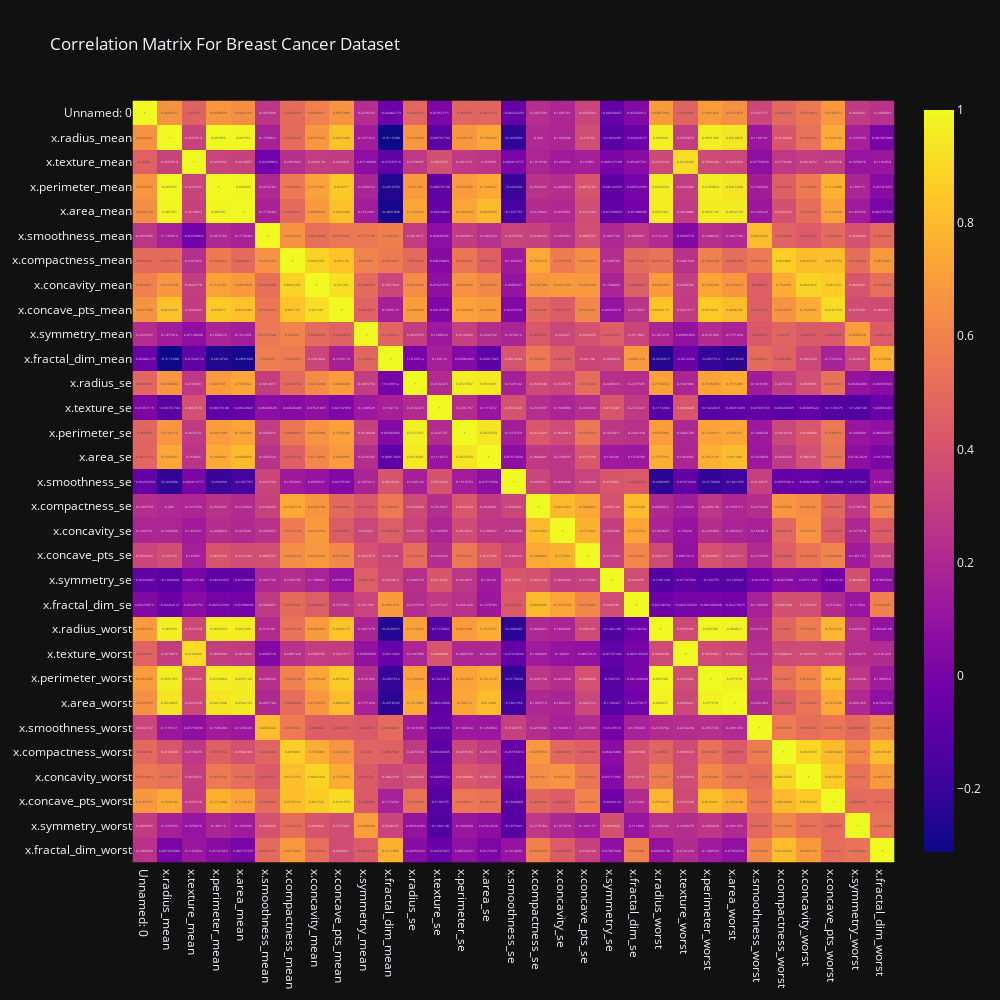

Write notebook code for a chart like this one.
### Code cell
fig = px.imshow(df.drop("y", axis=1).corr(), width=1000, height=1000, text_auto=True, title="Correlation Matrix For Breast Cancer Dataset")
fig.show()
fig.show("svg")

### Figure 1 — Plotly figure (JSON) as saved in the notebook; plotly's stock layout.template omitted (floating-point values rounded to 4 significant figures; data arrays with more than 128 entries replaced by an {"elided": "..."} marker saying what was removed)
{"data": [{"coloraxis": "coloraxis", "name": "0", "texttemplate": "%{z}", "x": ["Unnamed: 0", "x.radius_mean", "x.texture_mean", "x.perimeter_mean", "x.area_mean", "x.smoothness_mean", "x.compactness_mean", "x.concavity_mean", "x.concave_pts_mean", "x.symmetry_mean", "x.fractal_dim_mean", "x.radius_se", "x.texture_se", "x.perimeter_se", "x.area_se", "x.smoothness_se", "x.compactness_se", "x.concavity_se", "x.concave_pts_se", "x.symmetry_se", "x.fractal_dim_se", "x.radius_worst", "x.texture_worst", "x.perimeter_worst", "x.area_worst", "x.smoothness_worst", "x.compactness_worst", "x.concavity_worst", "x.concave_pts_worst", "x.symmetry_worst", "x.fractal_dim_worst"], "y": ["Unnamed: 0", "x.radius_mean", "x.texture_mean", "x.perimeter_mean", "x.area_mean", "x.smoothness_mean", "x.compactness_mean", "x.concavity_mean", "x.concave_pts_mean", "x.symmetry_mean", "x.fractal_dim_mean", "x.radius_se", "x.texture_se", "x.perimeter_se", "x.area_se", "x.smoothness_se", "x.compactness_se", "x.concavity_se", "x.concave_pts_se", "x.symmetry_se", "x.fractal_dim_se", "x.radius_worst", "x.texture_worst", "x.perimeter_worst", "x.area_worst", "x.smoothness_worst", "x.compactness_worst", "x.concavity_worst", "x.concave_pts_worst", "x.symmetry_worst", "x.fractal_dim_worst"], "z": {"elided": "31x31 float values"}, "type": "heatmap", "xaxis": "x", "yaxis": "y", "hovertemplate": "x: %{x}<br>y: %{y}<br>color: %{z}<extra></extra>"}], "layout": {"xaxis": {"anchor": "y", "domain": [0.0, 1.0], "scaleanchor": "y", "constrain": "domain"}, "yaxis": {"anchor": "x", "domain": [0.0, 1.0], "autorange": "reversed", "constrain": "domain"}, "coloraxis": {"colorscale": [[0.0, "#0d0887"], [0.1111, "#46039f"], [0.2222, "#7201a8"], [0.3333, "#9c179e"], [0.4444, "#bd3786"], [0.5556, "#d8576b"], [0.6667, "#ed7953"], [0.7778, "#fb9f3a"], [0.8889, "#fdca26"], [1.0, "#f0f921"]]}, "title": {"text": "Correlation Matrix For Breast Cancer Dataset"}, "height": 1000, "width": 1000}}
